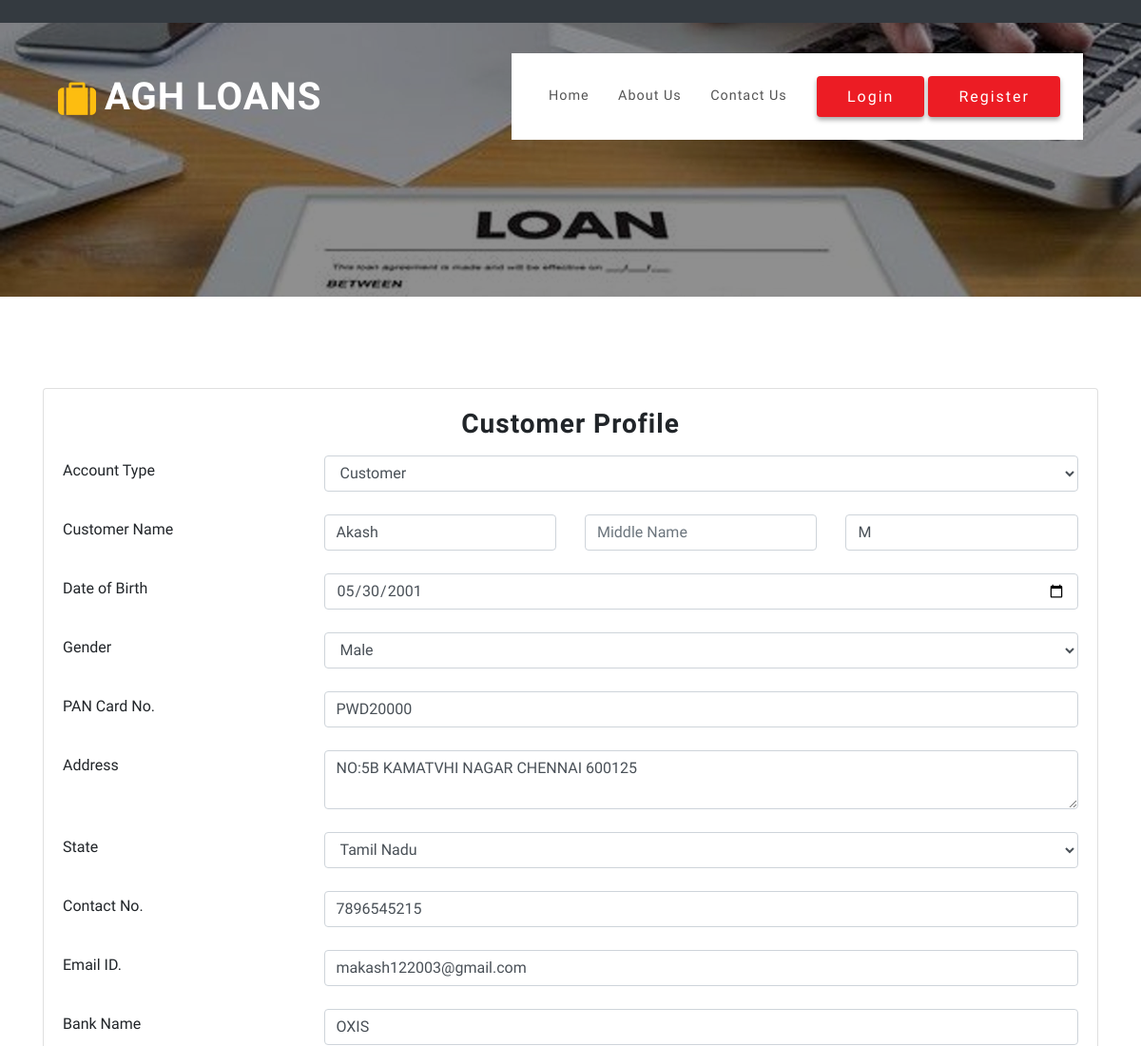
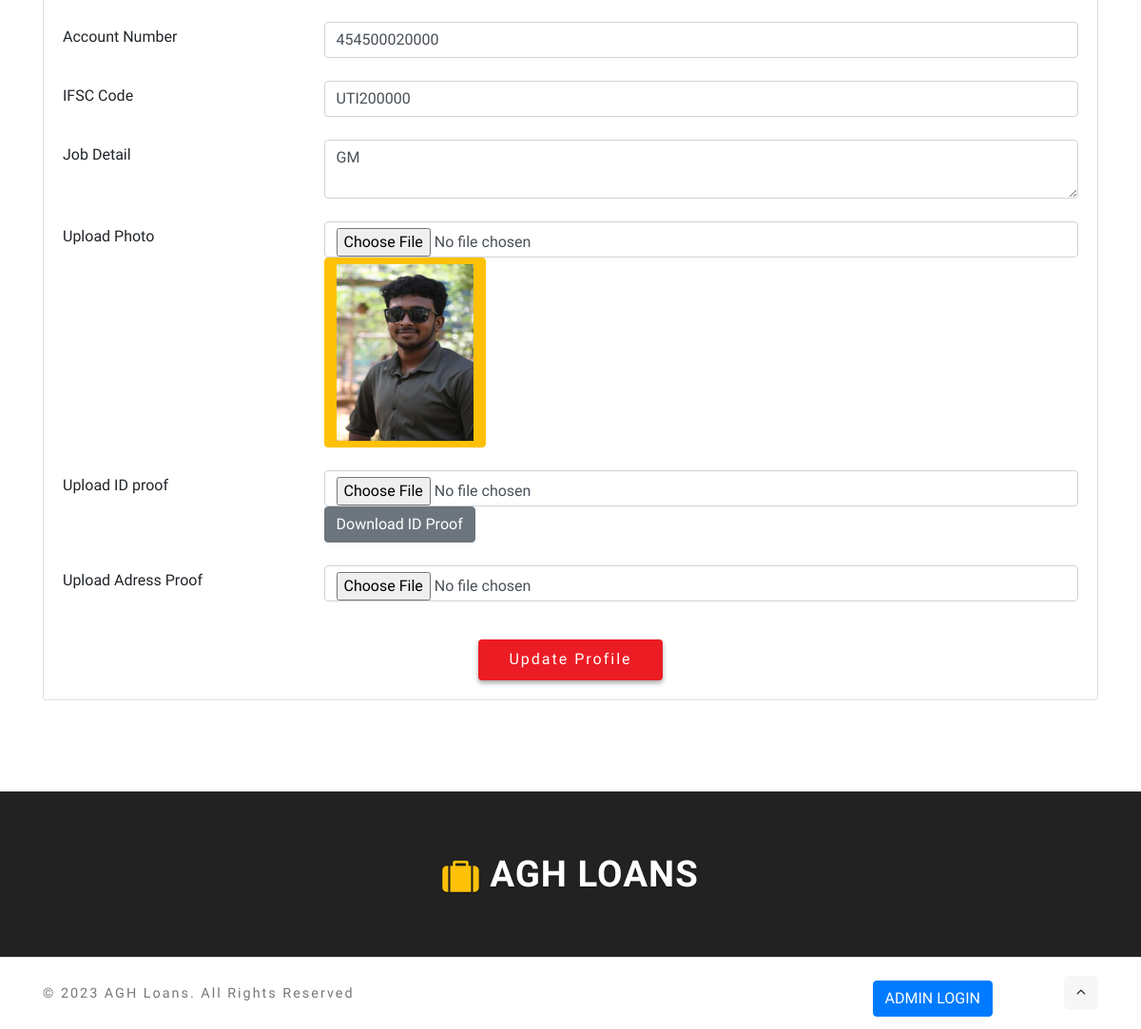
/editcustomerprofile.php?editid=38, run on the app's committed database (2 pictures, top to bottom).
### tables this page shows
CREATE TABLE `cst_customer` (
  `cst_id` int(10) NOT NULL,
  `usr_id` int(10) NOT NULL,
  `cst_type` varchar(15) NOT NULL COMMENT 'company or person',
  `comp_name` varchar(50) NOT NULL,
  `cst_fname` varchar(100) NOT NULL,
  `cst_mname` varchar(50) NOT NULL,
  `cst_lname` varchar(50) NOT NULL,
  `cst_dob` date NOT NULL,
  `cst_gender` varchar(10) NOT NULL,
  `cst_address` text NOT NULL,
  `cst_state` varchar(50) NOT NULL,
  `cst_contact` varchar(15) NOT NULL,
  `cst_email` varchar(100) NOT NULL,
  `cst_password` varchar(100) NOT NULL,
  `cst_bankdetail` text NOT NULL,
  `cst_jobdetail` text NOT NULL,
  `cst_note` text NOT NULL,
  `cst_pan` varchar(25) NOT NULL,
  `cst_photo` varchar(100) NOT NULL,
  `cst_idproof` varchar(100) NOT NULL,
  `cst_addressproof` varchar(100) NOT NULL,
  `cst_status` varchar(10) NOT NULL
);

### editcustomerprofile.php (the view, shortened to what this page needs)
<?php
include("header.php");
 $sqlcustomer = "SELECT * FROM  cst_customer WHERE cst_id='$_GET[editid]'";
$qsqlcustomer = mysqli_query($con,$sqlcustomer);
$rsedit = mysqli_fetch_array($qsqlcustomer);
$cst_bankdetail = unserialize($rsedit['cst_bankdetail']);
?>
    <section class="content-info py-5">
        <div class="container py-md-5">
<form method="post" action="" enctype="multipart/form-data">
            <div class="row">
                <div class="col-lg-12 col-md-12 mt-12">
                    <div class="thumbnail card">
                        <div class="blog-info card-body">
<center><h3 class="">Customer Profile</h3></center>
                            <p class="mt-2">
<div class="row">
	<div class="col-md-3" style="padding-top: 4px;">
		Account Type
	</div>
	<div class="col-md-9">
		<select  name="cst_type" id="cst_type" class="form-control"  onchange="loadregtype(this.value)">
			<?php
			$arr = array("Customer","Company");
			foreach($arr as $val)
			{
				if($val == $rsedit['cst_type'])
				{
				echo "<option value='$val' selected >$val</option>";
				}
			}
			?>
		</select>
	</div>
</div>
<br>
<div id="divregtype">
<?php
if($rsedit['cst_type'] == "Customer")
{
?>
<div class="row">
	<div class="col-md-3" style="padding-top: 4px;">Customer Name</div>
	<div class="col-md-9"><div class="row"><div class="col-md-4"><input type="text" name="cst_fname" id="cst_fname" class="form-control" placeholder="First Name"  value="<?php echo  $rsedit['cst_fname']; ?>" ></div><div class="col-md-4"><input type="text" name="cst_mname" id="cst_mname" class="form-control"  placeholder="Middle Name" value="<?php echo  $rsedit['cst_mname']; ?>"  ></div><div class="col-md-4"><input type="text" name="cst_lname" id="cst_lname" class="form-control"  placeholder="Last Name"  value="<?php echo  $rsedit['cst_lname']; ?>" ></div></div></div>
</div>
<br>
<div class="row">
	<div class="col-md-3" style="padding-top: 4px;">Date of Birth</div>
	<div class="col-md-9"><input type="date" name="cst_dob" id="cst_dob" class="form-control" value="<?php echo  $rsedit['cst_dob']; ?>"></div>
</div>
<br>
<div class="row">
	<div class="col-md-3" style="padding-top: 4px;">Gender</div>
	<div class="col-md-9"><select  name="cst_gender" id="cst_gender" class="form-control"><option value="">Select Gender</option><?php $arr= array("Male","Female"); foreach($arr as $val) {	 if($val == $rsedit['cst_gender'])	 {	 echo "<option value=$val selected>$val</option>";	 }	 else	 {	 echo "<option value=$val >$val</option>";	 } } ?></select>	</div>
</div>
<br>
<?php
}
?>
</div>
<div class="row">
	<div class="col-md-3" style="padding-top: 4px;">PAN Card No.</div>
	<div class="col-md-9"><input type="text" name="cst_pan" id="cst_pan" class="form-control" value="<?php echo  $rsedit['cst_pan']; ?>"></div>
</div>
<br>
<div class="row">
	<div class="col-md-3" style="padding-top: 4px;">
		Address
	</div>
	<div class="col-md-9">
		<textarea name="cst_address" id="cst_address" class="form-control"><?php echo  $rsedit['cst_address']; ?></textarea>
	</div>
</div>
<br>
<div class="row">
	<div class="col-md-3" style="padding-top: 4px;">
		State
	</div>
	<div class="col-md-9">
<select name="cst_state" id="cst_state" class="form-control">
<?php
if($rsedit['cst_state'] != "")
{
?>
	<option value="<?php echo $rsedit['cst_state']; ?>"><?php echo $rsedit['cst_state']; ?></option>
<?php
}
?>
</select>
	</div>
</div>
<br>
<div class="row">
	<div class="col-md-3" style="padding-top: 4px;">
		Contact No.
	</div>
	<div class="col-md-9">
		<input type="text" name="cst_contact" id="cst_contact" class="form-control" value="<?php echo  $rsedit['cst_contact']; ?>">
	</div>
</div>
<br>
<div class="row">
	<div class="col-md-3" style="padding-top: 4px;">
		Email ID.
	</div>
	<div class="col-md-9">
		<input type="email" name="cst_email" id="cst_email" class="form-control" value="<?php echo  $rsedit['cst_email']; ?>" >
	</div>
</div>
<br>
<div class="row">
	<div class="col-md-3" style="padding-top: 4px;">Bank Name</div>
	<div class="col-md-9">
	<input type="text" name="bank_bankname" id="bank_bankname" class="form-control" value="<?php echo $cst_bankdetail[0]; ?>" >
	</div>
</div>
<br>
<div class="row">
	<div class="col-md-3" style="padding-top: 4px;">Account Number</div>
	<div class="col-md-9">
	<input type="text" name="bank_accnumber" id="bank_accnumber" class="form-control" value="<?php echo $cst_bankdetail[1]; ?>" >
	</div>
</div>
<br>
<div class="row">
	<div class="col-md-3" style="padding-top: 4px;">
		IFSC Code
	</div>
	<div class="col-md-9">
	<input type="text" name="bank_ifsc" id="bank_ifsc" class="form-control" value="<?php echo $cst_bankdetail[2]; ?>" >
	</div>
</div>
<br>
<div class="row">
	<div class="col-md-3" style="padding-top: 4px;">
		Job Detail
	</div>
	<div class="col-md-9">
		<textarea name="cst_jobdetail" id="cst_jobdetail" class="form-control"><?php echo  $rsedit['cst_jobdetail']; ?></textarea>
	</div>
</div>
<br>
<div class="row">
	<div class="col-md-3" style="padding-top: 4px;">
		Upload Photo
	</div>
	<div class="col-md-9">
		<input type="file" name="cst_photo" id="cst_photo" class="form-control" accept="image/*">
		<?php
		if($rsedit['cst_photo'] == "")
		{
			echo "<img src='images/noimage.png' class='btn btn-warning' style='width: 170px; height: 200px;'>";
		}
		else if(file_exists("filecst_photo/".$rsedit['cst_photo']))
		{
			echo "<img src='filecst_photo/$rsedit[cst_photo]' class='btn btn-warning' style='width: 170px; height: 200px;'>";
		}
		?>
	</div>
</div>
<br>
<div class="row">
	<div class="col-md-3" style="padding-top: 4px;">
		Upload ID proof
	</div>
	<div class="col-md-9">
		<input type="file" name="cst_idproof" id="cst_idproof" class="form-control">
		<?php
		if(file_exists("filecst_idproof/".$rsedit['cst_idproof']))
		{
			echo "<a href='filecst_idproof/$rsedit[cst_idproof]' class='btn btn-secondary'>Download ID Proof</a>";
		}
		?>
	</div>
</div>
<br>
<div class="row">
	<div class="col-md-3" style="padding-top: 4px;">
		Upload Adress Proof
	</div>
	<div class="col-md-9">
		<input type="file" name="cst_addressproof" id="cst_addressproof" class="form-control">
	</div>
</div>
<br>
					</p>
<div class="read-icon">
	<center><input type="submit" name="submit" class="btn read" value="Update Profile"></a></center>
</div>
                        </div>
                    </div>
                </div>
			</div>
</form>
        </div>
    </section>
    <?php
include("footer.php");
?>

### css/style.css (style rules this page uses)
html, body { margin: 0; font-size: 100%; background: #fff; scroll-behavior: smooth; font-family: 'Catamaran', sans-serif; }
body a { text-decoration: none; transition: 0.5s all; -webkit-transition: 0.5s all; -moz-transition: 0.5s all; -o-transition: 0.5s all; -ms-transition: 0.5s all; }
input[type="button"], input[type="submit"], input[type="text"], input[type="email"], input[type="search"] { transition: 0.5s all; -webkit-transition: 0.5s all; -moz-transition: 0.5s all; -o-transition: 0.5s all; -ms-transition: 0.5s all; font-family: 'Catamaran', sans-serif; }
h1, h2, h3, h4, h5, h6 { margin: 0; letter-spacing: 1px; font-weight: 600; font-family: 'Catamaran', sans-serif; }
p { font-size: 0.9em; color: #777; line-height: 1.9em; letter-spacing: 1px; }
.read { color: #fff; font-size: 1em; font-weight: 400; letter-spacing: 2px; display: inline-block; border: none; outline: none; background: #ec1c24; -o-border-radius: 50%; -ms-border-radius: 50%; -moz-border-radius: 50%; box-shadow: 0 3px 5px rgba(0, 0, 0, 0.34); -webkit-box-shadow: 0 3px 5px rgba(0, 0, 0, 0.34); -moz-box-shadow: 0 3px 5px rgba(0, 0, 0, 0.34); -o-box-shadow: 0 3px 5px rgba(0, 0, 0, 0.34); -webkit-transition: transform .2s linear, -webkit-box-shadow .2s linear; -moz-transition: transform .2s linear, -moz-box-shadow .2s linear; transition: transform .2s linear, box-shadow .2s linear; padding: 0.6em 2em; }

### data on the page
cst_customer: cst_type "Customer", cst_fname "Akash", cst_lname "M", cst_dob "05/30/2001", cst_gender "Male", cst_pan "PWD20000", cst_address "NO:5B KAMATVHI NAGAR CHENNAI 600125", cst_state "Tamil Nadu", cst_contact "7896545215", cst_email "makash122003@gmail.com", bank_bankname "OXIS", bank_accnumber "454500020000", bank_ifsc "UTI200000", cst_jobdetail "GM", cst_photo (picture)
